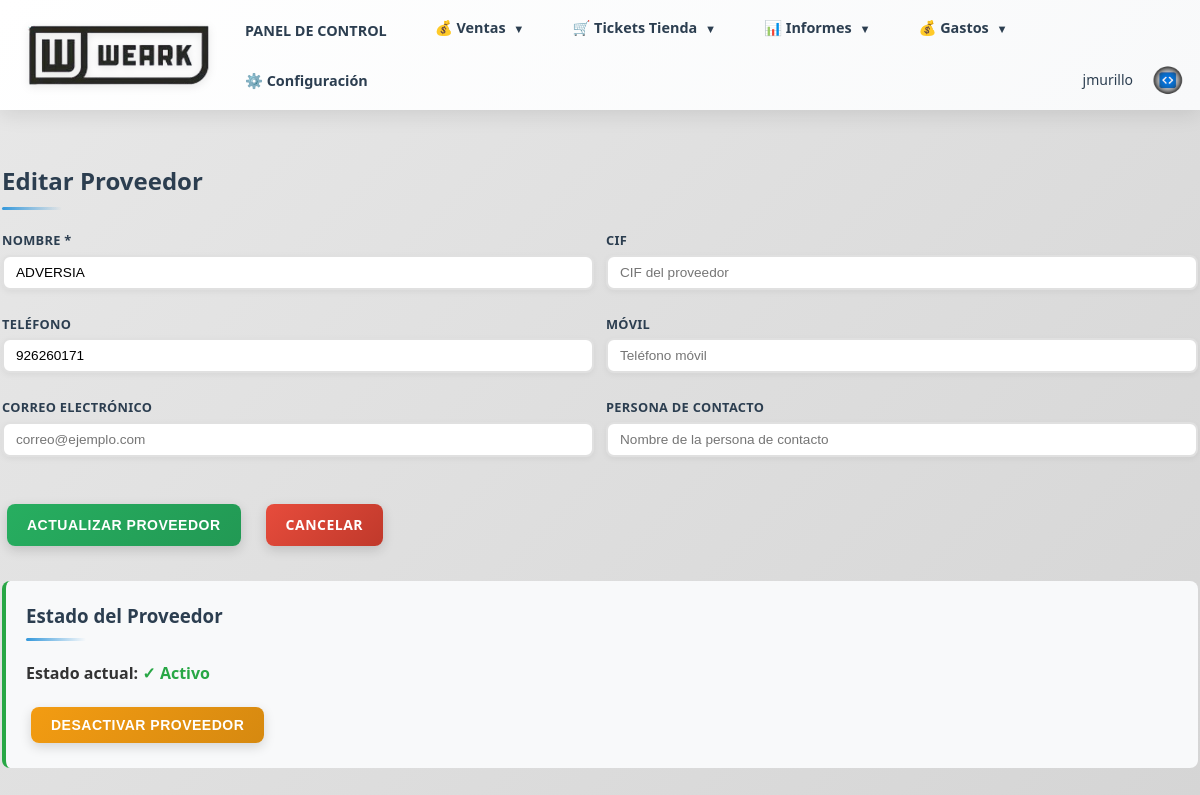
Screenshot of /gastos/proveedores/72/editar (signed in) with the database file from the repository.
### models.py (models this page shows, shortened)
class Usuario(db.Model, UserMixin):
    __tablename__ = 'usuarios'
    id = db.Column(db.Integer, primary_key=True)
    usuario = db.Column(db.String(80), nullable=False, unique=True)
    password_hash = db.Column(db.String(255), nullable=False)
    correo = db.Column(db.String(100), nullable=False)
    telefono = db.Column(db.String(50))
    rol = db.Column(db.String(50), nullable=False)  # comercial, administracion, supervisor, usuario
    fecha_creacion = db.Column(db.DateTime, default=datetime.utcnow)
    ultimo_acceso = db.Column(db.DateTime)
    activo = db.Column(db.Boolean, default=True, nullable=False)
    def is_supervisor(self):
        return self.rol == 'supervisor'

class Proveedor(db.Model):
    __tablename__ = 'proveedores'
    id = db.Column(db.Integer, primary_key=True)
    nombre = db.Column(db.String(200), nullable=False)
    cif = db.Column(db.String(20))  # CIF del proveedor
    telefono = db.Column(db.String(50))
    movil = db.Column(db.String(50))  # Teléfono móvil
    correo = db.Column(db.String(100))
    persona_contacto = db.Column(db.String(200))  # Persona de contacto
    activo = db.Column(db.Boolean, nullable=False, default=True)  # Estado activo/inactivo
    fecha_creacion = db.Column(db.DateTime, default=datetime.utcnow)
    facturas = db.relationship('FacturaProveedor', backref='proveedor', lazy=True)

### routes/gastos.py (the view, shortened to what this page needs)
@gastos_bp.route('/gastos/proveedores/<int:proveedor_id>/editar', methods=['GET', 'POST'])
@login_required
@not_usuario_required
def editar_proveedor(proveedor_id):
    proveedor = Proveedor.query.get_or_404(proveedor_id)
    return render_template('gastos/editar_proveedor.html', proveedor=proveedor)

### app.py (called while the page is built)
@login_manager.user_loader
def load_user(user_id):
    from models import Usuario, Cliente
    if user_id.startswith('cliente_'):
        cliente_id = int(user_id.replace('cliente_', ''))
        cliente = Cliente.query.get(cliente_id)
        if cliente and cliente.tiene_acceso_web():
            return cliente
        return None
    else:
        return Usuario.query.get(int(user_id))

### utils/auth.py (called while the page is built)
def not_usuario_required(f):
    @wraps(f)
    def decorated_function(*args, **kwargs):
        if not current_user.is_authenticated:
            flash('Debes iniciar sesión para acceder a esta página', 'error')
            return redirect(url_for('auth.login'))
        if current_user.rol == 'usuario':
            flash('No tienes permisos para acceder a esta página', 'error')
            return redirect(url_for('index.index'))
        return f(*args, **kwargs)
    return decorated_function

### templates/gastos/editar_proveedor.html (shortened to what this page needs)
{% extends "base.html" %}
{% block content %}
<h2>Editar Proveedor</h2>
<form method="POST">
    <div class="form-row-compact">
        <div class="form-group-compact">
            <label for="nombre">Nombre *</label>
            <input type="text" name="nombre" id="nombre" value="{{ proveedor.nombre }}" required placeholder="Nombre del proveedor">
        </div>
        <div class="form-group-compact">
            <label for="cif">CIF</label>
            <input type="text" name="cif" id="cif" value="{{ proveedor.cif or '' }}" placeholder="CIF del proveedor">
        </div>
    </div>
    <div class="form-row-compact">
        <div class="form-group-compact">
            <label for="telefono">Teléfono</label>
            <input type="text" name="telefono" id="telefono" value="{{ proveedor.telefono or '' }}" placeholder="Teléfono de contacto">
        </div>
        <div class="form-group-compact">
            <label for="movil">Móvil</label>
            <input type="text" name="movil" id="movil" value="{{ proveedor.movil or '' }}" placeholder="Teléfono móvil">
        </div>
    </div>
    <div class="form-row-compact">
        <div class="form-group-compact">
            <label for="correo">Correo Electrónico</label>
            <input type="email" name="correo" id="correo" value="{{ proveedor.correo or '' }}" placeholder="correo@ejemplo.com">
        </div>
        <div class="form-group-compact">
            <label for="persona_contacto">Persona de Contacto</label>
            <input type="text" name="persona_contacto" id="persona_contacto" value="{{ proveedor.persona_contacto or '' }}" placeholder="Nombre de la persona de contacto">
        </div>
    </div>
    <div class="actions">
        <button type="submit" class="btn btn-success">Actualizar Proveedor</button>
        <a href="{{ url_for('gastos.listado_proveedores') }}" class="btn btn-danger">Cancelar</a>
    </div>
</form>
<div style="margin-top: 30px; padding: 20px; background: #f8f9fa; border-radius: 8px; border-left: 4px solid {% if proveedor.activo %}#28a745{% else %}#dc3545{% endif %};">
    <h3 style="margin-top: 0; color: #2c3e50;">Estado del Proveedor</h3>
    <p style="margin-bottom: 15px;">
        <strong>Estado actual:</strong>
        {% if proveedor.activo %}
            <span style="color: #28a745; font-weight: 600;">✓ Activo</span>
        {% else %}
            <span style="color: #dc3545; font-weight: 600;">✗ Desactivado</span>
        {% endif %}
    </p>
    <form method="POST" action="{{ url_for('gastos.toggle_proveedor', proveedor_id=proveedor.id) }}" style="display: inline;">
        {% if proveedor.activo %}
            <button type="submit" class="btn btn-warning" onclick="return confirm('¿Está seguro de desactivar este proveedor?');">
                Desactivar Proveedor
            </button>
        {% else %}
            <button type="submit" class="btn btn-success" onclick="return confirm('¿Está seguro de activar este proveedor?');">
                Activar Proveedor
            </button>
        {% endif %}
    </form>
</div>
{% endblock %}

### templates/base.html (shortened to what this page needs)
<!DOCTYPE html>
<html lang="es">
<head>
    <link rel="stylesheet" href="{{ url_for('static', filename='css/style.css') }}">
</head>
<body>
    <header>
        <div class="container header-wrapper">
            <a href="{{ url_for('index.index') }}" style="text-decoration: none; display: flex; align-items: center;">
                <img src="{{ url_for('static', filename='logo_base.png') }}" alt="Logo" class="header-logo">
            </a>
            <nav id="mainNav">
                {% if current_user.is_authenticated %}
                    <a href="{{ url_for('index.index') }}">PANEL DE CONTROL</a>
                    {% if current_user.rol == 'usuario' %}
                        <a href="{{ url_for('solicitudes.listado_solicitudes') }}">SOLICITUDES</a>
                    {% else %}
                        <div class="dropdown">
                            <a href="#" class="dropdown-toggle">💰 Ventas <span class="dropdown-arrow">▼</span></a>
                        </div>
                        <div class="dropdown">
                            <a href="#" class="dropdown-toggle">🛒 Tickets Tienda <span class="dropdown-arrow">▼</span></a>
                        </div>
                        <div class="dropdown">
                            <a href="#" class="dropdown-toggle">📊 Informes <span class="dropdown-arrow">▼</span></a>
                        </div>
                        <div class="dropdown">
                            <a href="#" class="dropdown-toggle">💰 Gastos <span class="dropdown-arrow">▼</span></a>
                        </div>
                        {% if current_user.is_supervisor() %}
                            <a href="{{ url_for('configuracion.index') }}">⚙️ Configuración</a>
                        {% endif %}
                    {% endif %}
                    <div class="user-menu">
                        <span class="user-name">{{ current_user.usuario }}</span>
                        <a href="{{ url_for('auth.logout') }}" class="logout-btn-circle" title="Cerrar Sesión">
                            <img src="{{ url_for('static', filename='logo_jm.png') }}" alt="Cerrar Sesión" style="width: 100%; height: 100%; object-fit: contain;">
                        </a>
                    </div>
                {% endif %}
            </nav>
        </div>
    </header>
    <div class="container">
        {% block content %}{% endblock %}
    </div>
</body>
</html>

### static/css/style.css (style rules this page uses)
* { margin: 0; padding: 0; box-sizing: border-box; }
body { font-family: 'Segoe UI', Tahoma, Geneva, Verdana, sans-serif; background: linear-gradient(135deg, #e8e8e8 0%, #d5d5d5 100%); background-attachment: fixed; color: #333; line-height: 1.6; animation: fadeIn 0.5s ease-in; }
.container { max-width: 1200px; margin: 0 auto; padding: 20px 2px; animation: slideUp 0.6s ease-out; }
header { background: linear-gradient(135deg, #ffffff 0%, #f8f9fa 100%); color: #2c3e50; padding: 0.6rem 0; margin-bottom: 2rem; box-shadow: 0 4px 20px rgba(0,0,0,0.1); position: sticky; top: 0; z-index: 1000; backdrop-filter: blur(10px); animation: slideDown 0.5s ease-out; }
.header-wrapper { display: flex; align-items: center; justify-content: space-between; gap: 20px; padding: 0 2px; position: relative; }
header .container { max-width: 100%; padding: 0; }
.user-menu { display: flex; align-items: center; gap: 15px; margin-left: auto; }
.user-name { color: #2c3e50; font-weight: 500; font-size: 14px; }
.logout-btn-circle { display: flex; align-items: center; justify-content: center; width: 40px; height: 40px; background: transparent; text-decoration: none; border-radius: 4px; transition: all 0.3s; overflow: hidden; padding: 4px; box-sizing: border-box; }
.logout-btn-circle img { width: 100%; height: 100%; object-fit: contain; transition: all 0.3s; }
.header-logo { height: 65px; width: auto; object-fit: contain; transition: transform 0.3s ease; filter: drop-shadow(0 2px 4px rgba(0,0,0,0.1)); flex-shrink: 0; cursor: pointer; }
nav { display: flex; align-items: center; gap: 8px; flex-wrap: wrap; background: transparent; padding: 0; border: none; backdrop-filter: none; }
nav a { color: #2c3e50; text-decoration: none; margin-right: 12px; padding: 6px 14px; border-radius: 8px; transition: all 0.3s cubic-bezier(0.4, 0, 0.2, 1); font-weight: 600; position: relative; overflow: hidden; display: inline-block; font-size: 0.9rem; }
.dropdown { position: relative; display: inline-block; }
.dropdown-toggle { cursor: pointer; }
.dropdown-arrow { font-size: 0.7rem; margin-left: 4px; transition: transform 0.3s ease; }
nav a::before { content: ''; position: absolute; top: 50%; left: 50%; width: 0; height: 0; border-radius: 50%; background: rgba(44, 62, 80, 0.1); transform: translate(-50%, -50%); transition: width 0.6s, height 0.6s; }
.btn { display: inline-block; padding: 10px 20px; margin: 5px; text-decoration: none; border-radius: 8px; border: none; cursor: pointer; font-size: 14px; font-weight: 600; transition: all 0.3s cubic-bezier(0.4, 0, 0.2, 1); position: relative; overflow: hidden; box-shadow: 0 4px 12px rgba(0,0,0,0.15); text-transform: uppercase; letter-spacing: 0.5px; }
.btn::before { content: ''; position: absolute; top: 50%; left: 50%; width: 0; height: 0; border-radius: 50%; background: rgba(255, 255, 255, 0.3); transform: translate(-50%, -50%); transition: width 0.6s, height 0.6s; }
.btn-success { background: linear-gradient(135deg, #27ae60 0%, #229954 100%); color: white; }
.btn-danger { background: linear-gradient(135deg, #e74c3c 0%, #c0392b 100%); color: white; }
.btn-warning { background: linear-gradient(135deg, #f39c12 0%, #d68910 100%); color: white; }
.form-row-compact { display: grid; grid-template-columns: repeat(auto-fit, minmax(200px, 1fr)); gap: 12px; margin-bottom: 12px; }
.form-group-compact { margin-bottom: 12px; animation: fadeIn 0.5s ease-out; }
.form-group-compact label { display: block; margin-bottom: 4px; font-weight: 600; color: #2c3e50; font-size: 0.8rem; text-transform: uppercase; letter-spacing: 0.3px; transition: color 0.3s ease; }
.form-group-compact input, .form-group-compact select, .form-group-compact textarea { width: 100%; padding: 8px 12px; border: 2px solid #e0e0e0; border-radius: 8px; font-size: 0.85rem; transition: all 0.3s ease; background-color: white; box-shadow: 0 2px 6px rgba(0,0,0,0.05); }
.actions { margin-top: 30px; display: flex; gap: 15px; flex-wrap: wrap; }
h2, h3 { color: #2c3e50; margin-bottom: 20px; position: relative; padding-bottom: 10px; animation: fadeInLeft 0.6s ease-out; }
h2::after, h3::after { content: ''; position: absolute; bottom: 0; left: 0; width: 60px; height: 3px; background: linear-gradient(90deg, #3498db, transparent); border-radius: 2px; }

### rows the page displays
Usuario: usuario "jmurillo"
Proveedor: nombre "ADVERSIA", telefono "926260171"
